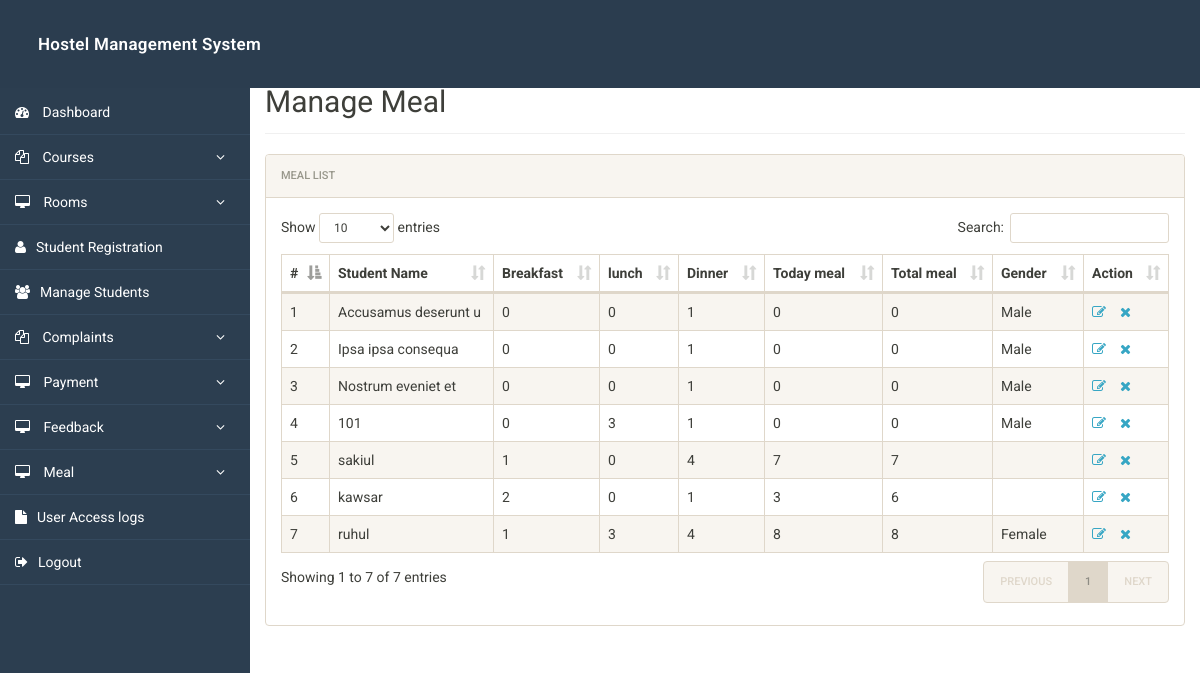
The app's page /admin/manage-mill.php (signed in), older data.
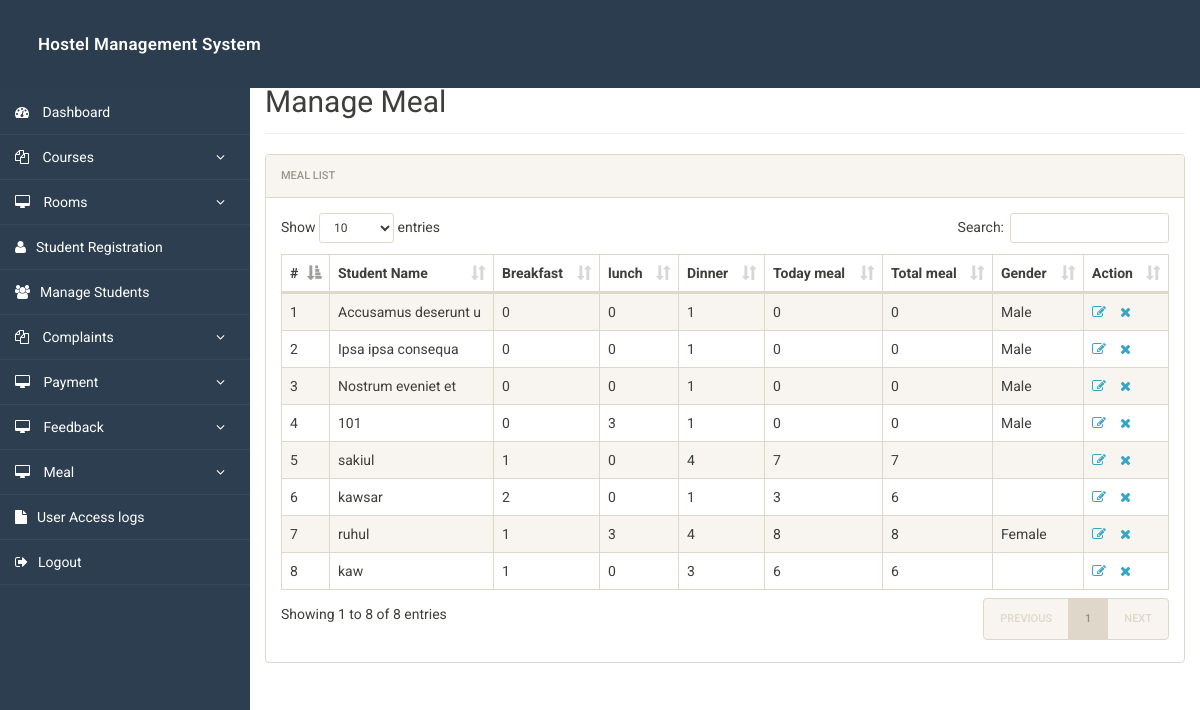
The same page, newer data.
### tables this page shows
CREATE TABLE `mill` (
  `id` int(11) NOT NULL,
  `name` varchar(20) NOT NULL,
  `brackfast` int(100) NOT NULL,
  `lunch` int(50) NOT NULL,
  `dinner` int(15) NOT NULL,
  `tmeal` int(11) NOT NULL,
  `tomeal` int(11) NOT NULL,
  `gender` enum('Male','Female','Other') NOT NULL
);

### admin/manage-mill.php (the view, shortened to what this page needs)
<?php
include('includes/config.php');
?>
<!doctype html>
<html lang="en" class="no-js">
<head>
	<link rel="stylesheet" href="css/bootstrap.min.css">
	<link rel="stylesheet" href="css/font-awesome.min.css">
	<link rel="stylesheet" href="css/dataTables.bootstrap.min.css">
	<link rel="stylesheet" href="css/bootstrap-social.css">
	<link rel="stylesheet" href="css/bootstrap-select.css">
	<link rel="stylesheet" href="css/fileinput.min.css">
	<link rel="stylesheet" href="css/awesome-bootstrap-checkbox.css">
	<link rel="stylesheet" href="css/style.css">
</head>
<body>
	<?php include('includes/header.php'); ?>
	<div class="ts-main-content">
		<?php include('includes/sidebar.php'); ?>
		<div class="content-wrapper">
			<div class="container-fluid">
				<h2 class="page-title">Manage Meal</h2>
				<div class="panel panel-default">
					<div class="panel-heading">Meal List</div>
					<div class="panel-body">
						<table id="zctb" class="display table table-striped table-bordered table-hover">
							<thead>
								<tr>
									<th>#</th>
									<th>Student Name</th>
									<th>Breakfast</th>
									<th>lunch</th>
									<th>Dinner</th>
									<th>Today meal</th>
									<th>Total meal</th>
									<th>Gender</th>
									<th>Action</th>
								</tr>
							</thead>
							<tbody>
								<?php
								$ret = "SELECT id, name, brackfast, lunch, dinner, tmeal,tomeal, gender FROM mill";
								$stmt = $mysqli->prepare($ret);
								$stmt->execute();
								$res = $stmt->get_result();
								$cnt = 1;
								if ($res->num_rows > 0) {
									while ($row = $res->fetch_object()) {
								?>
										<tr>
											<td><?php echo $cnt; ?></td>
											<td><?php echo htmlentities($row->name); ?></td>
											<td><?php echo htmlentities($row->brackfast); ?></td>
											<td><?php echo htmlentities($row->lunch); ?></td>
											<td><?php echo htmlentities($row->dinner); ?></td>
											<td><?php echo htmlentities($row->tmeal); ?></td>
											<td><?php echo htmlentities($row->tomeal); ?></td>
											<td><?php echo htmlentities($row->gender); ?></td>
											<td>
												<a href="edit-mill.php?id=<?php echo $row->id; ?>">
													<i class="fa fa-edit"></i>
												</a>
												<a href="manage-mill.php?del=<?php echo $row->id; ?>"
													onclick="return confirm('Do you want to delete this record?');">
													<i class="fa fa-close"></i>
												</a>
											</td>
										</tr>
									<?php
										$cnt++;
									}
								} ?>
							</tbody>
						</table>
					</div>
				</div>
			</div>
		</div>
	</div>
</body>
</html>

Row changes from the older to the newer data that the page shows:
added mill: name "kaw", brackfast "1", lunch "0", dinner "3", tmeal "6", tomeal "6"
Text that changed along with them:
text written by a page script: "Show entries Search: Showing 1 to 7 of 7 entries PREVIOUS 1 NEXT" → "Show entries Search: Showing 1 to 8 of 8 entries PREVIOUS 1 NEXT"
